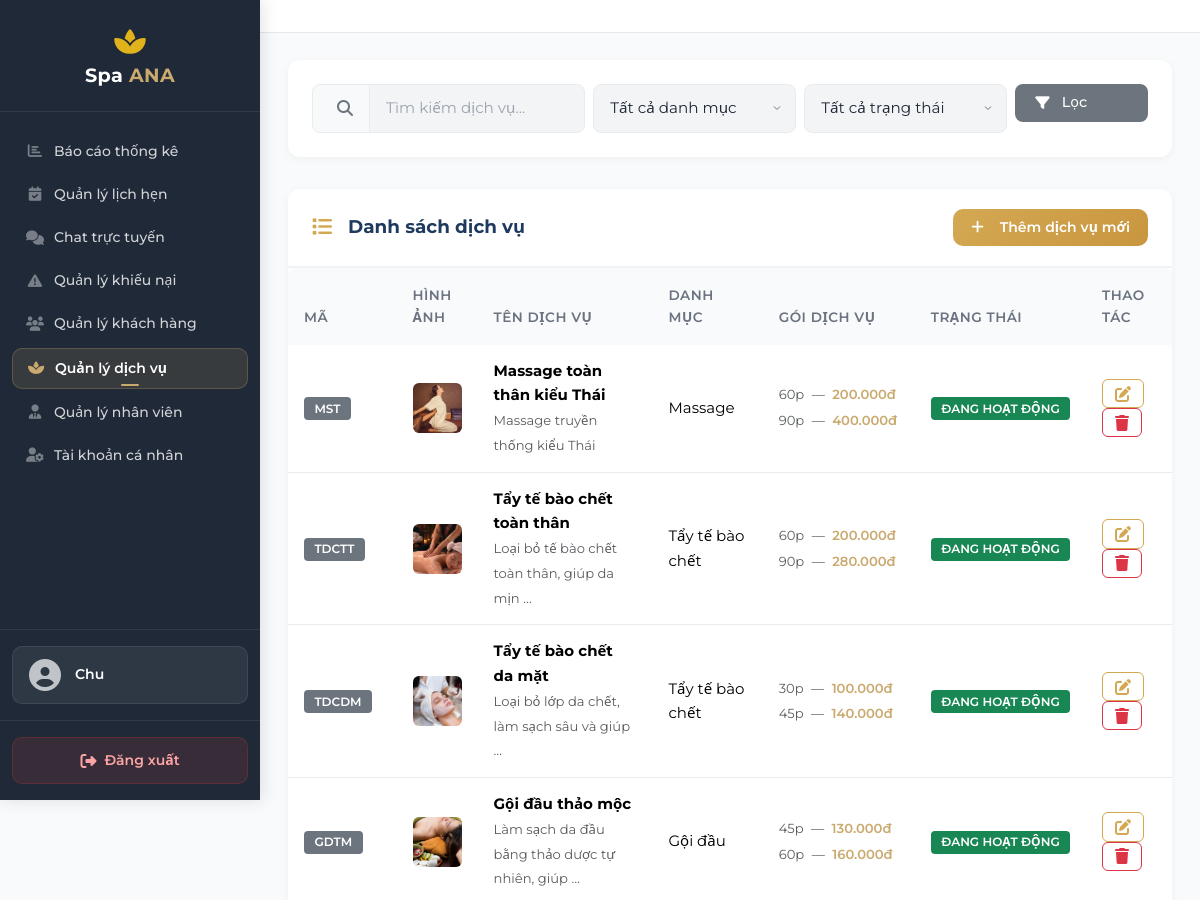
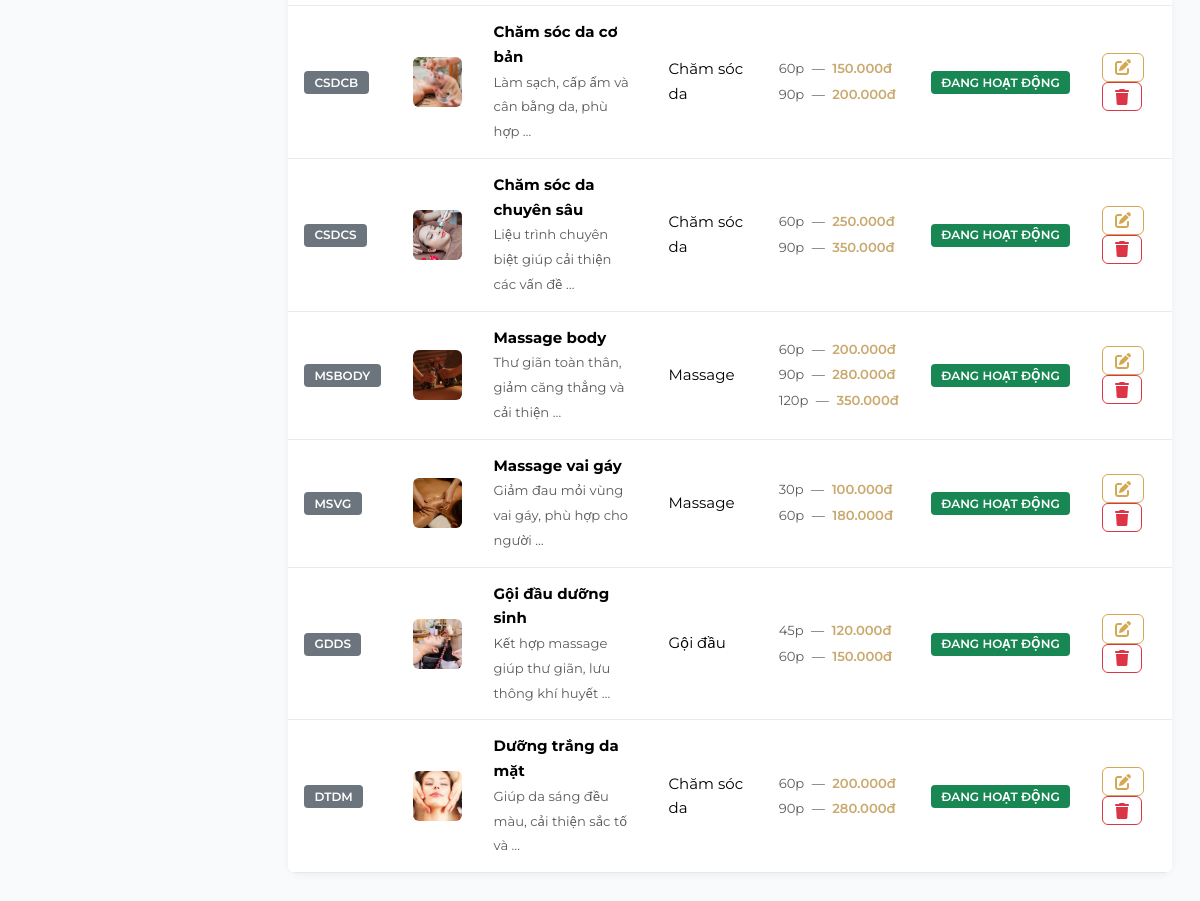
/manage/services/ (signed in), run on an earlier commit of the app's database (2 pictures, top to bottom).
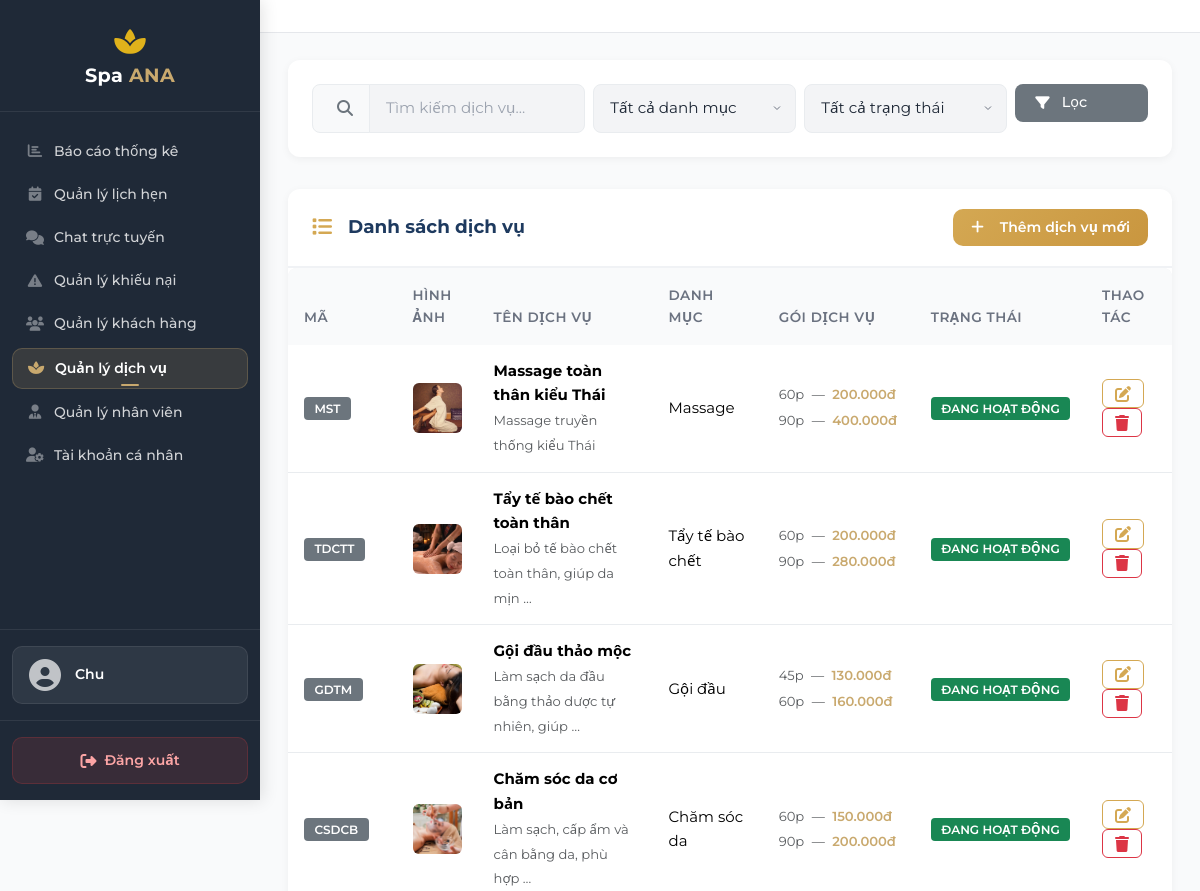
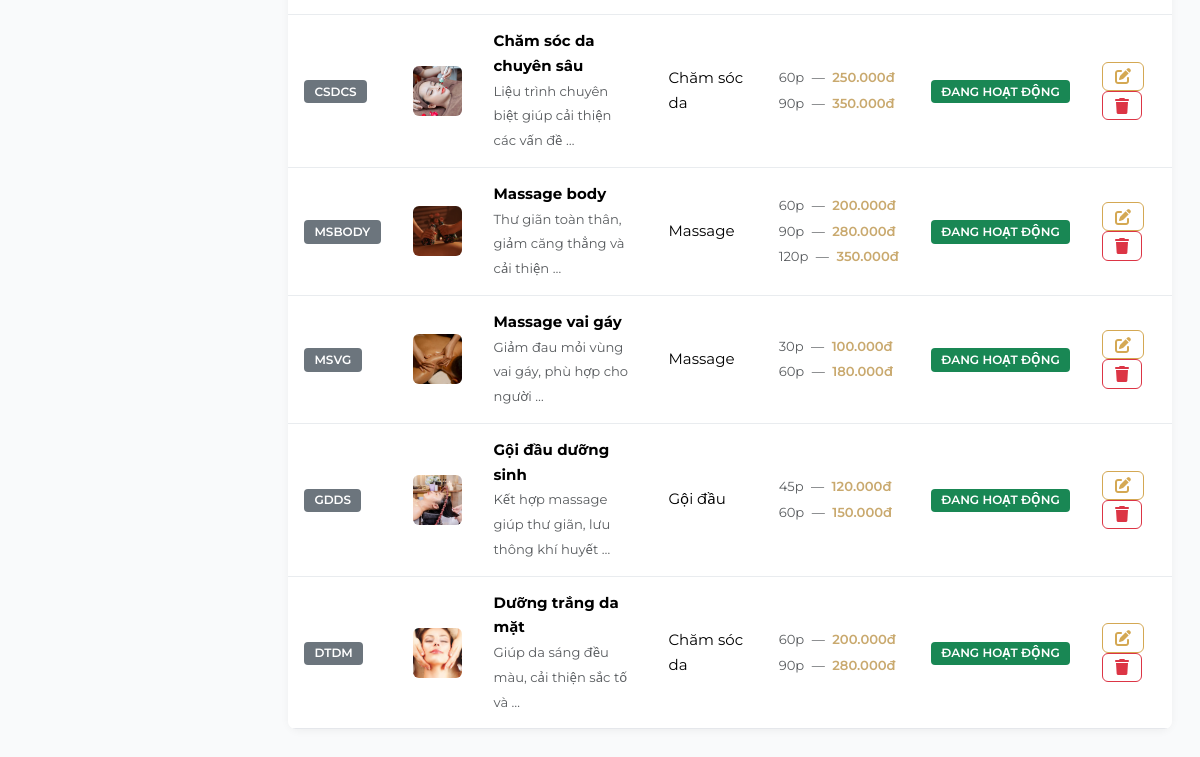
And on a later commit of the database (2 pictures, top to bottom).
### spa_services/models.py (models this page shows, shortened)
class Service(models.Model):
    STATUS_CHOICES = [
        ('ACTIVE', 'Đang hoạt động'),
        ('INACTIVE', 'Ngừng hoạt động'),
    ]
    category = models.ForeignKey(
        ServiceCategory, on_delete=models.PROTECT,
        related_name='services', verbose_name='Danh mục'
    )
    code = models.CharField(max_length=10, unique=True, blank=True, verbose_name='Mã dịch vụ')
    name = models.CharField(max_length=150, verbose_name='Tên dịch vụ')
    slug = models.SlugField(max_length=150, unique=True, blank=True, null=True, verbose_name='Slug')
    short_description = models.CharField(max_length=255, blank=True, null=True, verbose_name='Mô tả ngắn')
    description = models.TextField(blank=True, null=True, verbose_name='Mô tả chi tiết')
    status = models.CharField(max_length=20, choices=STATUS_CHOICES, default='ACTIVE', verbose_name='Trạng thái')
    image = models.ImageField(
        upload_to='services/',
        blank=False,
        null=False,
        default='',
        verbose_name='Hình ảnh dịch vụ'
    )
    created_by = models.ForeignKey(
        User, on_delete=models.PROTECT,
        related_name='services_created', verbose_name='Người tạo'
    )
    updated_by = models.ForeignKey(
        User, on_delete=models.SET_NULL,
        null=True, blank=True,
        related_name='services_updated', verbose_name='Người cập nhật'
    )
    created_at = models.DateTimeField(auto_now_add=True, verbose_name='Thời điểm tạo')
    updated_at = models.DateTimeField(auto_now=True, null=True, blank=True, verbose_name='Thời điểm cập nhật')
    class Meta:
        db_table = 'services'
        verbose_name = 'Dịch vụ'
        verbose_name_plural = 'Dịch vụ'
        ordering = ['-created_at']
        constraints = [
            models.CheckConstraint(
                check=models.Q(status__in=['ACTIVE', 'INACTIVE']),
                name='service_status_valid'
            ),
        ]
    def get_category_name(self):
        return self.category.name if self.category else ''
    def get_image_url(self):
        if self.image:
            try:
                return self.image.url
            except Exception:
                pass
        return "https://images.unsplash.com/photo-1570172619644-dfd03ed5d881?w=400"
    @classmethod
    def _generate_code(cls):
        prefix = 'DV'
        for attempt in range(100):
            with transaction.atomic():
                last = cls.objects.select_for_update().order_by('-id').first()
                if last and last.code and last.code.startswith(prefix):
                    try:
                        new_number = int(last.code[len(prefix):]) + 1 + attempt
                    except (ValueError, IndexError):
                        new_number = 1 + attempt
                else:
                    new_number = 1 + attempt
                new_code = f"{prefix}{new_number:04d}"
                if not cls.objects.filter(code=new_code).exists():
                    return new_code
        import time
        return f"{prefix}{int(time.time()) % 100000:05d}"

class ServiceCategory(models.Model):
    STATUS_CHOICES = [
        ('ACTIVE', 'Đang hoạt động'),
        ('INACTIVE', 'Ngừng hoạt động'),
    ]
    code = models.CharField(max_length=10, unique=True, verbose_name='Mã danh mục')
    name = models.CharField(max_length=100, unique=True, verbose_name='Tên danh mục')
    slug = models.SlugField(max_length=120, unique=True, blank=True, null=True, verbose_name='Slug')
    description = models.CharField(max_length=255, blank=True, null=True, verbose_name='Mô tả')
    status = models.CharField(max_length=20, choices=STATUS_CHOICES, default='ACTIVE', verbose_name='Trạng thái')
    sort_order = models.PositiveIntegerField(default=0, verbose_name='Thứ tự hiển thị')
    created_at = models.DateTimeField(auto_now_add=True, verbose_name='Thời điểm tạo')
    updated_at = models.DateTimeField(auto_now=True, null=True, blank=True, verbose_name='Thời điểm cập nhật')
    class Meta:
        db_table = 'service_categories'
        verbose_name = 'Danh mục dịch vụ'
        verbose_name_plural = 'Danh mục dịch vụ'
        ordering = ['sort_order', 'name']
        constraints = [
            models.CheckConstraint(
                check=models.Q(status__in=['ACTIVE', 'INACTIVE']),
                name='servicecategory_status_valid'
            ),
            models.CheckConstraint(
                check=models.Q(sort_order__gte=0),
                name='servicecategory_sort_order_non_negative'
            ),
        ]

class ServiceVariant(models.Model):
    service = models.ForeignKey(
        Service, on_delete=models.CASCADE,
        related_name='variants', verbose_name='Dịch vụ'
    )
    label = models.CharField(max_length=100, verbose_name='Tên gói',
                             help_text='Ví dụ: 60 phút, 90 phút, Gói cơ bản...')
    duration_minutes = models.PositiveIntegerField(verbose_name='Thời lượng (phút)')
    price = models.DecimalField(
        max_digits=18, decimal_places=2,
        validators=[MinValueValidator(0)],
        verbose_name='Giá (VNĐ)'
    )
    sort_order = models.PositiveIntegerField(default=0, verbose_name='Thứ tự hiển thị')
    class Meta:
        db_table = 'service_variants'
        verbose_name = 'Gói dịch vụ'
        verbose_name_plural = 'Gói dịch vụ'
        ordering = ['sort_order', 'duration_minutes']
        constraints = [
            models.CheckConstraint(
                check=models.Q(duration_minutes__gt=0),
                name='variant_duration_positive'
            ),
            models.CheckConstraint(
                check=models.Q(price__gte=0),
                name='variant_price_non_negative'
            ),
        ]

### spa_services/views.py (the view, shortened to what this page needs)
# urls.py: path('manage/services/', views.admin_services, name='admin_services'),
@login_required(login_url='accounts:login')
def admin_services(request):
    if not (request.user.is_staff or request.user.is_superuser):
        messages.error(request, 'Bạn không có quyền truy cập trang này.')
        return redirect('pages:home')
    if request.method == 'GET':
        search_query = request.GET.get('search', '').strip()
        category_filter = request.GET.get('category', '').strip()
        status_filter = request.GET.get('status', '').strip()
        is_filtered = bool(search_query or category_filter or status_filter)
        try:
            services_list = Service.objects.all().prefetch_related('variants')
            if search_query:
                services_list = services_list.filter(
                    Q(name__icontains=search_query) |
                    Q(code__icontains=search_query) |
                    Q(short_description__icontains=search_query)
                )
            if category_filter:
                services_list = services_list.filter(category__code=category_filter)
            if status_filter:
                services_list = services_list.filter(status=status_filter)
            services_list = services_list.order_by(
                Case(
                    When(status='ACTIVE', then=0),
                    default=1,
                    output_field=IntegerField(),
                ),
                '-created_at',
            )
            paginator = Paginator(services_list, 10)
            page_number = request.GET.get('page', 1)
            services = paginator.get_page(page_number)
        except Exception:
            import traceback
            traceback.print_exc()
            messages.error(request, 'Không thể tải danh sách dịch vụ, vui lòng thử lại.')
            services = []
            is_filtered = False
        next_code = Service._generate_code()
        from .models import ServiceCategory
        categories = ServiceCategory.objects.filter(status='ACTIVE').order_by('sort_order')
        context = {
            'services': services,
            'categories': categories,
            'next_service_code': next_code,
            'search_query': search_query,
            'category_filter': category_filter,
            'status_filter': status_filter,
            'is_filtered': is_filtered,   # UC 7a: phân biệt "không có dữ liệu" vs "không tìm thấy"
        }
        return render(request, 'manage/pages/admin_services.html', context)

### core/templatetags/spa_filters.py (called while the page is built)
@register.filter
def vnd(value):
    try:
        amount = int(float(value))
        return f"{amount:,}đ".replace(",", ".")
    except (ValueError, TypeError):
        return value

### templates/manage/pages/admin_services.html (shortened to what the changed rows need)
{% extends "manage/base.html" %}
{% load static %}
{% load spa_filters %}
{% block extra_css %}
<link rel="stylesheet" href="{% static 'css/admin-services.css' %}">
{% endblock %}
{% block content %}
<div class="card">
    <div class="card-body p-0">
        <div class="table-responsive">
            <table class="table">
                <thead>
                    <tr>
                        <th>Mã</th>
                        <th>Hình ảnh</th>
                        <th>Tên dịch vụ</th>
                        <th>Danh mục</th>
                        <th>Gói dịch vụ</th>
                        <th>Trạng thái</th>
                        <th>Thao tác</th>
                    </tr>
                </thead>
                <tbody>
                    {% if services %}
                        {% for service in services %}
                        <tr>
                            <td><span class="badge bg-secondary">{{ service.code }}</span></td>
                            <td>
                                <img src="{{ service.get_image_url }}"
                                     class="rounded"
                                     style="width: 50px; height: 50px; object-fit: cover;"
                                     alt="{{ service.name }}"
                                     onerror="this.src='https://images.unsplash.com/photo-1570172619644-dfd03ed5d881?w=100'">
                            </td>
                            <td>
                                <strong>{{ service.name }}</strong>
                                <br>
                                <small class="text-muted">{% if service.short_description %}{{ service.short_description|truncatewords:10 }}{% else %}{{ service.description|truncatewords:10 }}{% endif %}</small>
                            </td>
                            <td>{{ service.get_category_name }}</td>
                            <td>
                                {% with service.variants.all as variants %}
                                {% if variants %}
                                    {% for v in variants %}
                                    <div class="text-nowrap small {% if not forloop.last %}mb-1{% endif %}">
                                        <span class="text-muted">{{ v.duration_minutes }}p</span>
                                        <span class="mx-1 text-muted">—</span>
                                        <span class="fw-semibold text-warning">{{ v.price|vnd }}</span>
                                    </div>
                                    {% endfor %}
                                {% else %}
                                    <span class="text-muted small">Chưa có gói</span>
                                {% endif %}
                                {% endwith %}
                            </td>
                            <td>
                                <span class="badge {% if service.status == 'ACTIVE' %}bg-success{% else %}bg-secondary{% endif %}">
                                    {{ service.get_status_display }}
                                </span>
                            </td>
                            <td>
                                <button class="btn btn-sm btn-outline-primary" onclick="editService({{ service.id }})" title="Sửa">
                                    <i class="fas fa-edit"></i>
                                </button>
                                <button class="btn btn-sm btn-outline-danger" onclick="deleteService({{ service.id }})" title="Xóa">
                                    <i class="fas fa-trash"></i>
                                </button>
                            </td>
                        </tr>
                        {% endfor %}
                    {% endif %}
                </tbody>
            </table>
        </div>
    </div>
</div>
{% endblock %}

What changed in the data, as far as the page shows it:
removed Service: code "TDCDM", get_image_url (picture), name "Tẩy tế bào chết da mặt", short_description "Loại bỏ lớp da chết, làm sạch sâu và giúp …", get_category_name "Tẩy tế bào chết", status "ĐANG HOẠT ĐỘNG"
removed ServiceVariant: duration_minutes "30", price|vnd "100.000đ", shown under "TDCDM"
removed ServiceVariant: duration_minutes "45", price|vnd "140.000đ", shown under "TDCDM"
